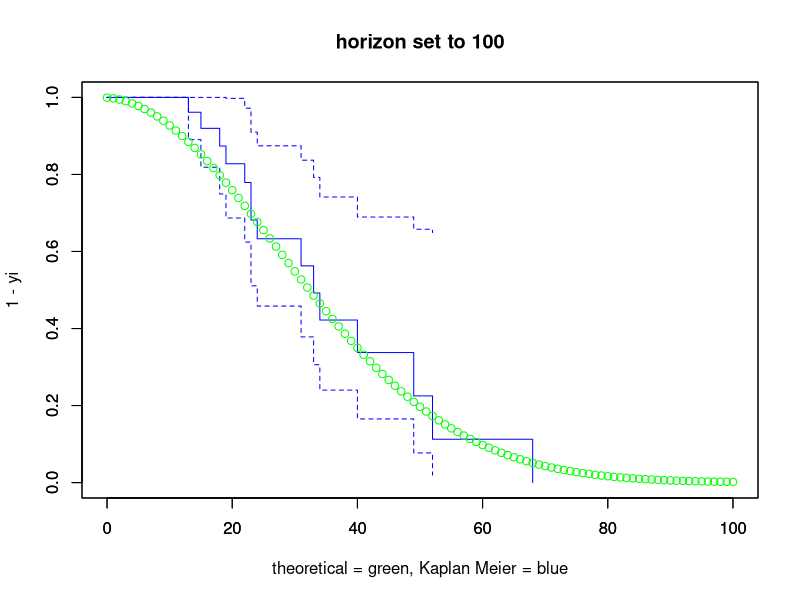

Write R code to recreate this figure.
## ---- chunk 1
library(ggplot2)
library(dplyr)
library(survival)

## ---- chunk 2
generate_deal <- function(nbr, end_period = 3650, horizon_period = 3650, minimum_duration = 1825, density_function = 0.0001) {
  # The deal period is a random period between the start period (= 1) and the end period
  deal_period <- sample(1:end_period, nbr, TRUE)
  # Initially we apply the same logic to the maturity period (so for the moment a deal can mature before it starts)
  maturity_period <- sample(1:end_period, nbr, TRUE)
  # Convert to a data frame
  data <- as.data.frame(cbind(end_period,deal_period,maturity_period))
  # The maturity period is increase with the deal period and the minimum duration
  data$maturity_period <- data$deal_period + data$maturity_period + minimum_duration
  # Without default the time value for the survival analysis is the minimum of the maturity period and the horizon period reduced with the deal period
  data$time <- data$maturity_period
  data$time[which(horizon_period < data$maturity_period)] <- horizon_period
  data$time <- data$time - data$deal_period
  # Without default all deals are censored for the survival analysis (set to 0 and NOT to 1)
  data$censor <- 0
  # Initially set all deals as not defaulted
  data$default_period <- -1
  ## Iterate over the data to determine a default period and time (for each time period until the deal time)
  for (time in 1:end_period) {
    # here we use a constant daily default rate (update with a function call to a weibull if time permits)
    default_rate <- density_function(period = time)
    default_check <- runif(n = nbr) # generates nbr uniform random variables from 0 to 1
    # if the default check is smaller than the default rate and the deal has not matured nor has it defaulted in an earlier period
    # then set the default period to the deal date increased with the current value of time variable we are iterating over
    data$default_period[which(default_check < default_rate & time < data$time & data$default_period == -1)] <- data$deal_period[which(default_check < default_rate & time < data$time & data$default_period == -1)] + time
    # update the censor status accordingly (defaulted = not censored)
    data$censor[which(data$default_period == data$deal_period + time)] <- 1 # set to 1 and NOT to 0
    # update the time value accordingly
    data$time[which(default_check < default_rate & time < data$time & data$default_period == data$deal_period + time)] <- time
  }
  return(data)
}

plot_km_vs_theoretical_value <- function(KM, horizon, cumulative_density_function) {
  plot(KM, xlim = c(0,horizon), ylim = c(0,1), col = 'blue', xaxs = 'r') # plots the KM with 95% confidence intervals
  par(new=TRUE)
  xi = seq(0:horizon)
  yi = cumulative_density_function(period = xi)
  plot(x = 0:horizon, y = 1 - yi, xlim = c(0,horizon), ylim = c(0,1), col = 'green',
       xlab = 'theoretical = green, Kaplan Meier = blue', xaxs = 'r', main = paste0('horizon set to ', horizon))
  return(KM)
}

get_period_event_rate_weibull <- function(period, k = k_value, lambda = lambda_value) {
  p <- pweibull(period,k,scale = lambda)
  p_prev <- pweibull(period - 1,k,scale = lambda)
  return((p - p_prev) / (1 - p_prev))
}

get_period_cumulative_event_rate_weibull <- function(period, k = k_value, lambda = lambda_value) {
  return(pweibull(period,k,scale = lambda))
}
## ---- chunk 3
end <- 100
horizon <- 100
k_value <- 2 # update this to get a different k value for the weibull rate
lambda_value <- 40 # update this to get a different lambda / scale value for the weibull rate
# weibull event rate functions
period_event_rate <- get_period_event_rate_weibull
period_event_cumulative_rate <- get_period_cumulative_event_rate_weibull
## ---- chunk 4
# generate data
data <- generate_deal(nbr = 30, end_period = end, horizon_period = horizon, minimum_duration = 10, density_function = period_event_rate)

# The below 2 lines of code are the only ones needed to construct the model
data_surv <- Surv(data$time,data$censor)
KM=survfit(data_surv~1) # Obtain the Kaplan-Meier estimator

# Kaplan Meier analysis
KM <- plot_km_vs_theoretical_value(KM = KM, horizon = end, cumulative_density_function = period_event_cumulative_rate)
